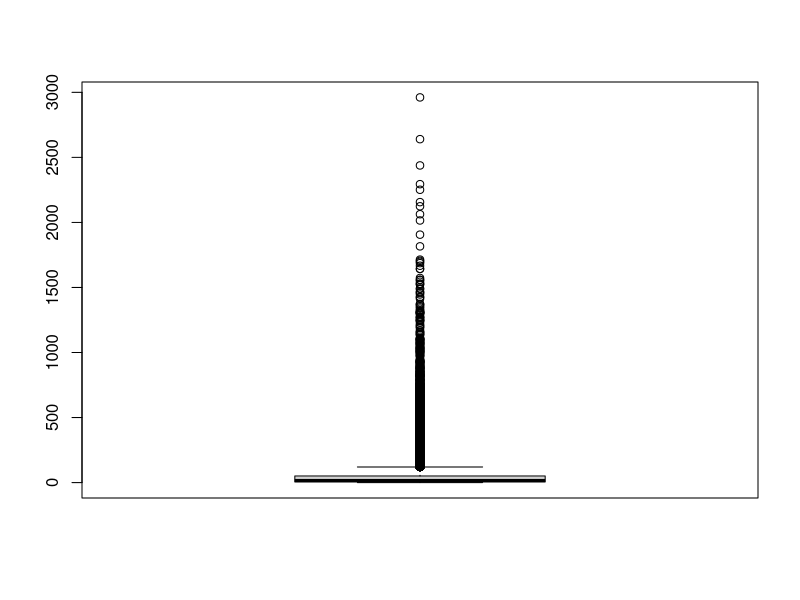
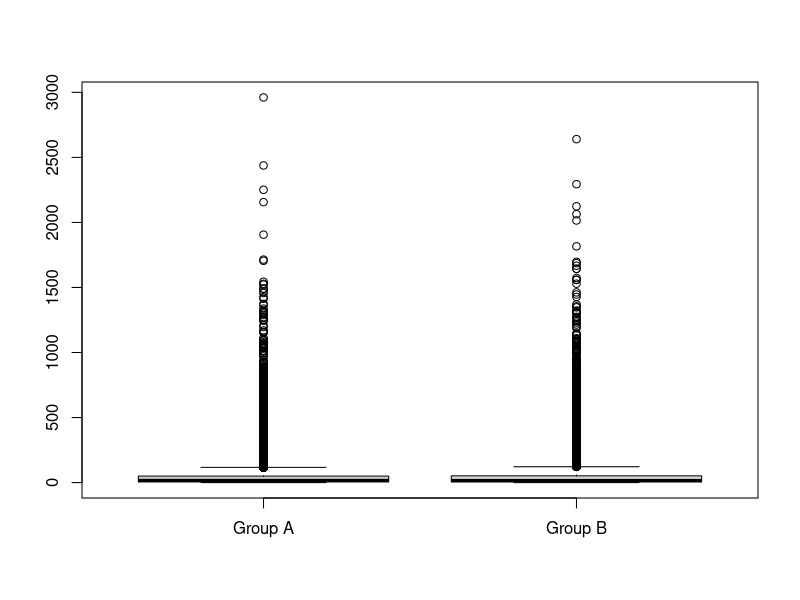
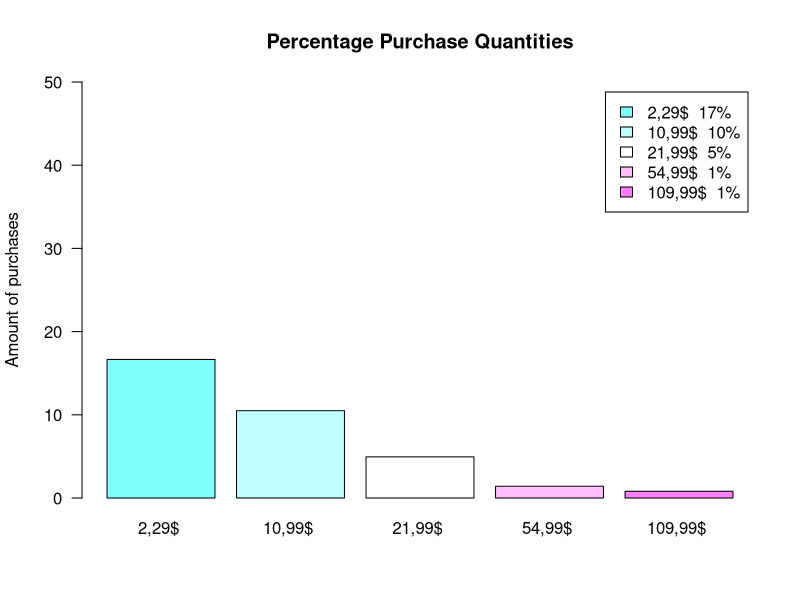
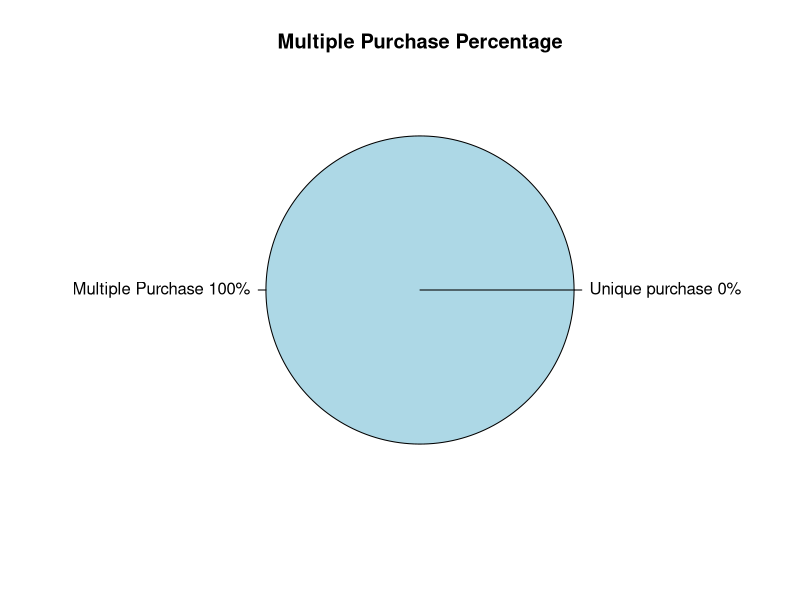
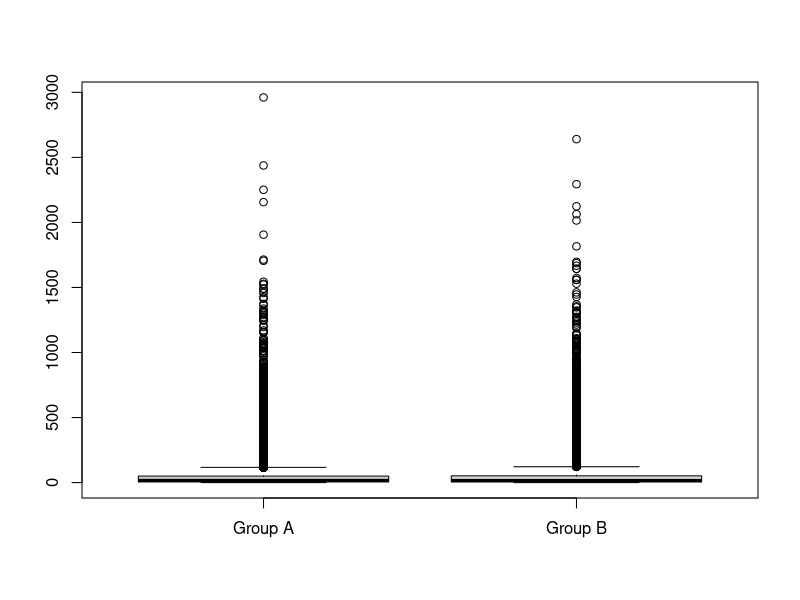
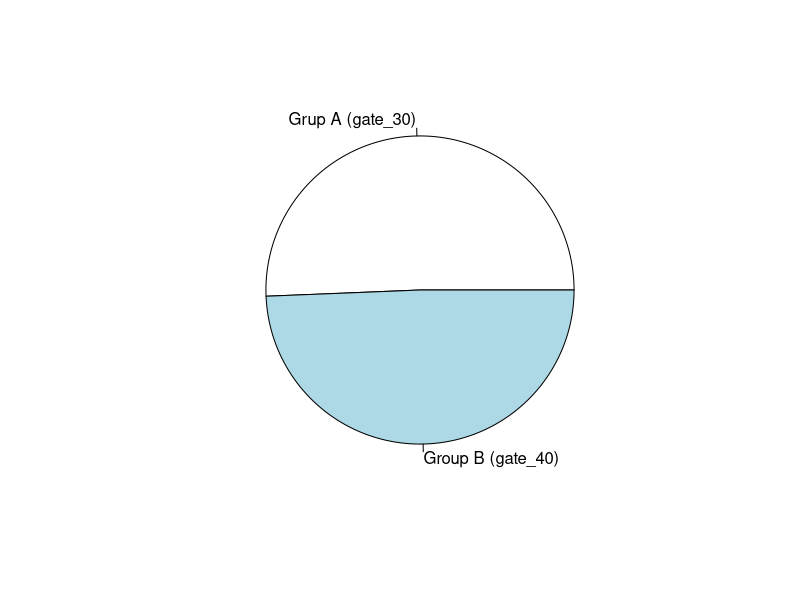
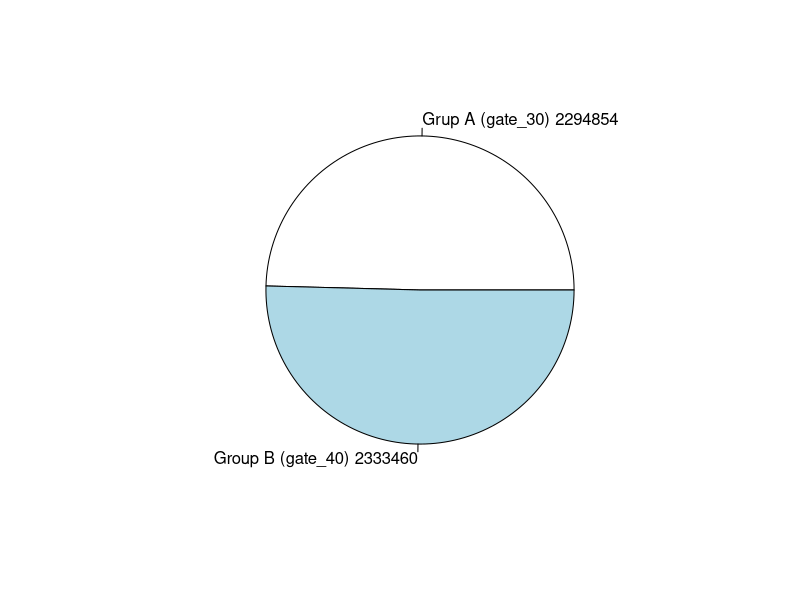
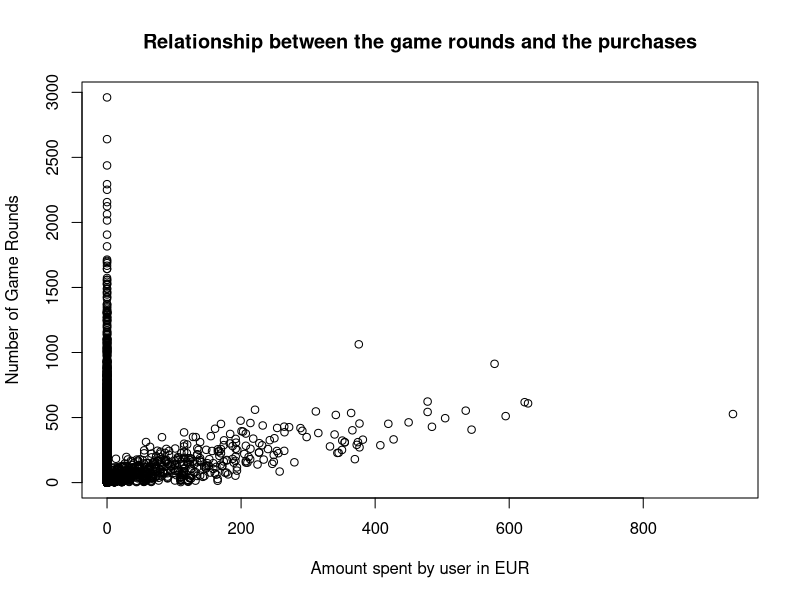

The R script that drew these images, in order:
## ---- chunk 1
knitr::opts_chunk$set(echo = TRUE)
## ---- chunk 2
  DS <- read.csv("cookie_cats_ABtest.csv", sep = ",")
  PR <- read.csv("cookie_cats_purch.csv", sep = ",")
  
  str(DS)
  str(PR)
## ---- chunk 3
  naUserid <- which(is.na(DS$userid)) ; naUserid
  DS <- DS[-naUserid, ]
## ---- chunk 4
  table(DS$retention_1)
  DS$retention_1[DS$retention_1 == "false "] = FALSE
  DS$retention_1[DS$retention_1 == "  true "] = TRUE
  table(DS$retention_1)
## ---- chunk 5
  DS <- DS[-which.max(DS$sum_gamerounds), ]
## ---- chunk 6
  inexistentValues <- which((PR$id %in% DS$userid) == FALSE) ; inexistentValues
  PR <- PR[-inexistentValues, ]
  which((PR$id %in% DS$userid) == FALSE)
## ---- chunk 7
  naPurch <- which(is.na(PR$purch)) ; naPurch
  PR <- PR[-naPurch, ]
## ---- chunk 8
  PR['purch'] <-  as.numeric(gsub("[a-zA-Z]","", PR$purch))
## ---- chunk 9
  PR$purch[PR$purch < 0] <- -(PR$purch[PR$purch < 0])
  unique(PR$purch)
## ---- chunk 10
  library(dplyr)

  PR.different.purch <- PR
  PR <- PR %>% group_by(id) %>%
  summarise(purch=sum(purch)) %>%
  as.data.frame()
## ---- chunk 11
  nrow(DS)
## ---- chunk 12
  table(DS$version)
## ---- chunk 13
  boxplot(DS$sum_gamerounds)
  groupA <- DS$sum_gamerounds[DS$version == "gate_30"]
  groupB <- DS$sum_gamerounds[DS$version == "gate_40"]
  boxplot(groupA, groupB, names = c("Group A", "Group B"))
## ---- chunk 14
  activeUsersDay1 <- sum(DS$retention_1 == TRUE)
  totalUsers <- nrow(DS)
  percentageRetentionDay1 <- activeUsersDay1 * 100 / totalUsers
  paste(as.character(round(percentageRetentionDay1, 3)),"%")
## ---- chunk 15
  activeUsersDay7 <- sum(DS$retention_1 == TRUE & DS$retention_7 == TRUE)
  percentageRetentionDay7 <- activeUsersDay7 * 100 / totalUsers
  paste(as.character(round(percentageRetentionDay7, 3)),"%")
## ---- chunk 16
  non.playing.users <- sum(DS$retention_1 == FALSE & DS$retention_7 == FALSE) ; non.playing.users
## ---- chunk 17
  percentageNonPlayingUsers <- non.playing.users * 100 / totalUsers
  paste(as.character(round(percentageNonPlayingUsers, 2)),"%")
## ---- chunk 18
  num.users.DS <- nrow(DS)
  num.users.PR <- nrow(PR)

  purch.2.29 <- sum(length(PR$purch[PR$purch == "2.29"])) * 100 / num.users.PR 
  purch.10.99 <- sum(length(PR$purch[PR$purch == "10.99"])) * 100 / num.users.PR
  purch.21.99 <- sum(length(PR$purch[PR$purch == "21.99"])) * 100 / num.users.PR
  purch.54.99 <- sum(length(PR$purch[PR$purch == "54.99"])) * 100 / num.users.PR
  purch.109.99 <- sum(length(PR$purch[PR$purch == "109.99"])) * 100 / num.users.PR
  
  purch.quantities <- c(purch.2.29, purch.10.99, purch.21.99, purch.54.99, purch.109.99)
  
  myLables <- c("2,29$ ", "10,99$ ", "21,99$ ", "54,99$ ", "109,99$ ")
  myLables2 <- paste(round(purch.quantities),"%", sep = "")
  myLables2
  
  myLables3 <- paste(myLables, myLables2)
  
  barplot(purch.quantities, names = myLables, col = cm.colors(length(purch.quantities)), legend.text = myLables3, ylim = c(0, 50), main = "Percentage Purchase Quantities", ylab = "Amount of purchases", las = 1)
    
## ---- chunk 19
  repeated <- length(table(PR$id))
  percentage.multiple.purchases <- repeated * 100 / num.users.PR
  pct.paying.users <- (num.users.PR-repeated) * 100 / num.users.PR ; pct.paying.users
  
  total.pct <- c(pct.paying.users, percentage.multiple.purchases)
  
  lable1 <- c("Unique purchase", "Multiple Purchase")
  lable2 <- paste(round(total.pct), "%", sep = "") ; lable2
  lable3 <- paste(lable1, lable2) ; lable3
  
  pie(c(pct.paying.users, percentage.multiple.purchases), lable3, main = "Multiple Purchase Percentage")
  
  
## ---- chunk 20
  mean <- mean(PR$purch) ; mean
  #
  
  
## ---- chunk 21
  num.users.DS <- nrow(DS) ; num.users.DS
  num.users.PR <- length(table(PR)) ; num.users.PR
  
  PR.AND.DS.USERS <- sum(num.users.DS, num.users.PR)
  
  conversion.rate <- (num.users.PR / PR.AND.DS.USERS) * 100
  paste(as.character(round(conversion.rate, 2)), "%") ; conversion.rate

## ---- chunk 22
  total.revenue <- sum(PR$purch)
  ARPU <- total.revenue / PR.AND.DS.USERS

## ---- chunk 23
  ARPPU <- total.revenue / num.users.PR

## ---- chunk 24
  #d1 <- c(conversion.rate, ARPU, ARPPU)
  #knitr::kable(d1, format = "pipe", col.names = "Conversion Rate", "ARPU", "ARPPU")
  
  

## ---- chunk 25
 boxplot(groupA, groupB, names = c("Group A", "Group B"))
## ---- chunk 26
 GroupAtotalUsersRetention<-length(DS$userid[DS$retention_1=="TRUE" & DS$retention_7 =="TRUE" & DS$version == "gate_30"]) 
 GroupBtotalUsersRetention<-length(DS$userid[DS$retention_1=="TRUE" & DS$retention_7 =="TRUE" & DS$version == "gate_40"])
 totalUsersWithMaxRetention<- c(GroupAtotalUsersRetention,GroupBtotalUsersRetention)
 pie(totalUsersWithMaxRetention,labels=c("Grup A (gate_30)","Group B (gate_40)"))

## ---- chunk 27
 GroupASumGameRounds<-sum(DS$sum_gamerounds[ DS$version == "gate_30"]) 
 GroupBSumGameRounds<-sum(DS$sum_gamerounds[ DS$version == "gate_40"]) 

 gameRoundsVector<- c(GroupASumGameRounds,GroupBSumGameRounds)
 aTmp<-paste("Grup A (gate_30)",GroupASumGameRounds)
 bTmp<-paste("Group B (gate_40)",GroupBSumGameRounds)
 pie(gameRoundsVector,labels=c( aTmp, bTmp))

## ---- chunk 28
length(DS$userid[DS$version=="gate_30"])
length(DS$userid[DS$version=="gate_40"])
  #stdev <- sqrt(sum((dataset$A)^2) / (length(dataset$A)-1))
## ---- chunk 29
meanGroupA<- mean(DS$sum_gamerounds[DS$version=="gate_30"] )
meanGroupA
meanGroupB<- mean(DS$sum_gamerounds[DS$version=="gate_40"] )
meanGroupB
s1<-sd(DS$sum_gamerounds[DS$version=="gate_30"])
s2<-sd(DS$sum_gamerounds[DS$version=="gate_40"])

Tobs<-(meanGroupA-meanGroupB)/sqrt(s1^2/meanGroupA + s2^2/meanGroupB)
Tobs
  #stdev <- sqrt(sum((dataset$A)^2) / (length(dataset$A)-1))
degreesOfFredom<-(s1^2/meanGroupA + s2^2/meanGroupB)^2 /
  ( ((s1^2/meanGroupA)^2/meanGroupA-1) + ((s2^2/meanGroupB)^2/(meanGroupB-1) ))
degreesOfFredom
## ---- chunk 30
alpha = qt ( 0.05, df=degreesOfFredom,lower.tail=FALSE )#sumGameRounds40-sumGameRounds30>0 creo
alpha
## ---- chunk 31
h0CanBeRejected<-Tobs>alpha
h0CanBeRejected
## ---- chunk 32
p<-pt(Tobs,df=degreesOfFredom,lower.tail=FALSE)
p
alpha
## ---- chunk 33
  library(dplyr)
  merge.all <-merge(DS,PR,by.x="userid",by.y="id", all = TRUE)
  merge.all$purch[is.na(merge.all$purch)] <- 0
  
  merge.purch = merge(DS,PR,by.x="userid",by.y="id")
## ---- chunk 34
  plot(merge.all$purch, merge.all$sum_gamerounds, ylab = "Number of Game Rounds", xlab = "Amount spent by user in EUR", main = "Relationship between the game rounds and the purchases")
## ---- chunk 35
  lm.all <- lm(purch ~ sum_gamerounds, merge.all)
  lm.all
  
  lm.just.purch <- lm(purch ~ sum_gamerounds, merge.purch)
  lm.just.purch
  
  plot(merge.all$sum_gamerounds, merge.all$purch, main = "lm.all")
  abline(lm.all)
  
  plot(merge.purch$sum_gamerounds, merge.purch$purch, main = "lm.just.purch")
  abline(lm.just.purch)
## ---- chunk 36
  summary(lm.all)
  summary(lm.just.purch)
## ---- chunk 37
  invest <- 50
  new.ds <- data.frame(sum_gamerounds=invest)
  prediction = predict(lm.just.purch, new.ds)
  prediction <- round(prediction, digits = 2)
  prediction
## ---- chunk 38
  simulation.gamerounds <- seq(from = 0, to = 1000, by = 50)
  new.ds <- data.frame(sum_gamerounds=simulation.gamerounds)
  simulation.purch <- predict(lm.just.purch, new.ds)
  simulation.purch <- round(simulation.purch, digits = 2)
  
  ds.simulation <- data.frame(simulation.gamerounds, simulation.purch)
  names(ds.simulation)[1] <- "Game Rounds"
  names(ds.simulation)[2] <- "Purch"
    
  knitr::kable(ds.simulation, "simple", align = "lccrr", caption = "Purch simulation from 0 until 1000 game rounds")
## ---- chunk 39
  plot(ds.simulation, ylab = "Purch (EUR)", xlab = "Number of Game Rounds", main = "Purch simulation from 0 until 1000 game rounds")
